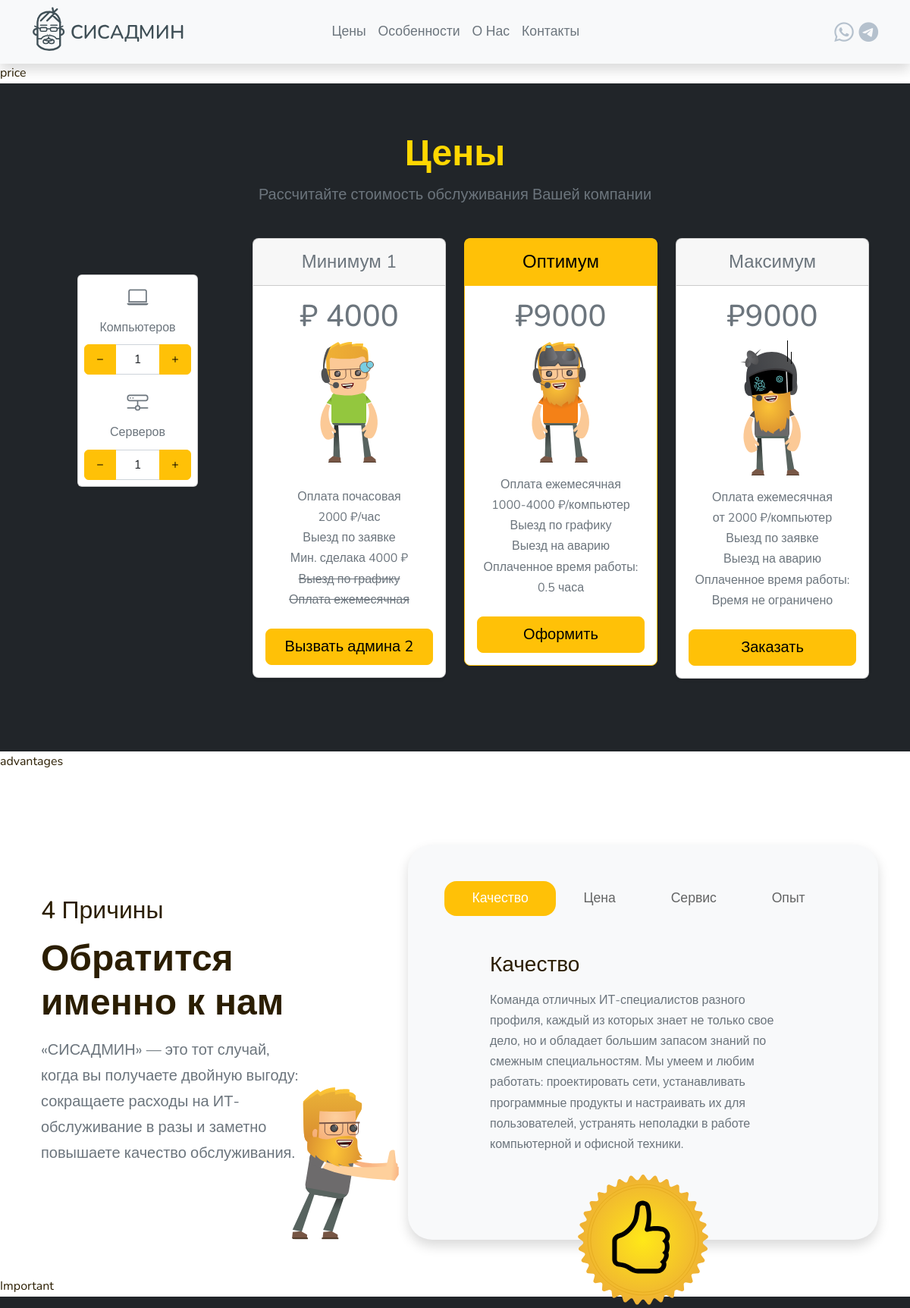
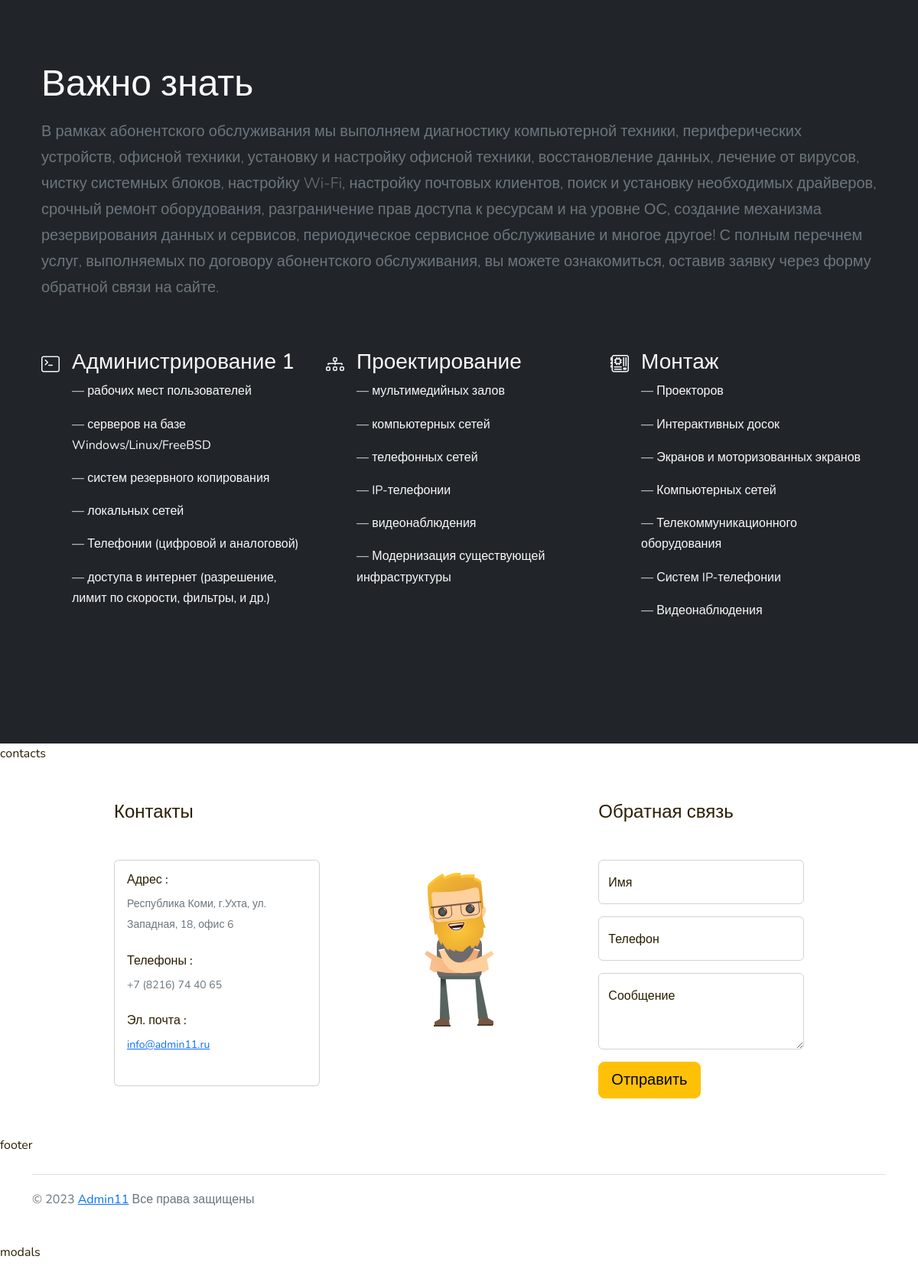
The app's page / (signed in) with its own data (2 pictures, top to bottom).
### landing/models.py (models this page shows, shortened)
class landing(models.Model):
	TYPE_BLOCK = [
        ('themes', 'Типизированный'),
        ('null', 'Пустой'),
        ('html', 'Произвольный'),
        ('js', 'JS'),
        ('scc', 'Cтили'),
    ]
	title = models.CharField(max_length=255,verbose_name="Заголовок")
	name = models.CharField(max_length=255,blank=True,null=True,verbose_name="Название")
	content = models.TextField(blank=True,verbose_name="Настройки")
	photo = models.URLField(max_length=255,blank=True,verbose_name="Изображения")
	time_create = models.DateTimeField(auto_now_add=True,verbose_name="Время создания")
	time_update = models.DateTimeField(auto_now=True,verbose_name="Последнее обновление")
	order = models.IntegerField(blank=True,null=True,verbose_name="Порядок")
	type_block = models.CharField(max_length=255,verbose_name="Тип",blank=True,null=True,choices=TYPE_BLOCK)
	is_published = models.BooleanField(default=True,verbose_name="Видимость")
	def __str__(self):
		return self.title
	class Meta:
		verbose_name = 'Блок'
		verbose_name_plural = 'Блоки'

### landing/views.py (the view, shortened to what this page needs)
# urls.py: path('',LandingHome.as_view(),name='home'),
class LandingHome(ListView):
    model = landing
    template_name = 'landing/index.html'
    context_object_name ='all'
    def get_context_data(self,*, object_list=None, **kwargs):
        context = super().get_context_data(**kwargs)
        blocks = landing.objects.filter(is_published=True).order_by('order')
        new_dictData = {}
        context['title'] = 'ООО Сисадмин — Обслуживание информационых систем'
        for i in range(len(blocks)):
            settings_block = blocks.filter(title=blocks[i].title)[0]
            if settings_block.content != '':
                if settings_block.type_block != 'html':
                    context[blocks[i].title] = json.loads(settings_block.content)
                else:
                    context[blocks[i].title] = settings_block.content
            else:
                context[blocks[i].title] = ''
        num_visits=self.request.session.get('num_visits', 0)
        self.request.session['num_visits'] = num_visits+1
        print(str(num_visits)+' <---')
        return context
    def get_queryset(self):
        return landing.objects.filter(is_published=True).order_by('order')

### landing/templatetags/poll_extras.py (called while the page is built)
@register.filter()
def get_form(value):
	print(type(value))
	fields = ''
	if 'name' in value:
		fields +='''
			<div class="form-floating mb-3">
				<input name="name" type="text" class="form-control" id="floatingInput" placeholder="123">
				<label for="floatingInput">Имя</label>
			</div>'''
	if 'email' in value:
		fields +='''
			<div class="form-floating mb-3">
				<input name="telephone" type="tel" class="form-control" id="floatingTel" placeholder="+" maxlength="18" data-tel-input>
				<label for="floatingTel">Телефон</label>
			</div>'''
	if 'message' in value:
		fields +='''
			<div class="form-floating mb-3">
				<textarea name="message" class="form-control" placeholder="Leave a comment here" id="floatingTextarea2" style="height: 100px"></textarea>
				<label for="floatingTextarea2">Сообщение</label>
			</div>'''
	return mark_safe(fields)

@register.simple_tag(name='myinclude')
def my_include(value):
	return 'landing/'+value+'.html'

@register.filter(name='strtoarr')
def my_include(value):
	return json.loads(value, strict=False)

### landing/templates/landing/index.html (shortened to what this page needs)
{% load static %}
{% load poll_extras %}
<!doctype html>
<html class="no-js" lang="ru">
<head>
  <link href=" {% static 'landing/'%}dist/css/bootstrap.min.css" rel="stylesheet">
  <link href="{% static 'landing/'%}css/style.css" rel="stylesheet">
  <link href="{% static 'landing/'%}css/carousel.css" rel="stylesheet">
  <link rel="stylesheet" href="https://cdn.jsdelivr.net/npm/bootstrap-icons@1.9.1/font/bootstrap-icons.css">
</head>
<body>
{% for item in all %}
  {{ item }}
  {% myinclude item.title as thame %}
  {% include thame %}
{% endfor %}
</body>
</html>

### landing/templates/landing/header.html (shortened to what this page needs)
{% load static %}
{% load poll_extras %}
{% with block=item.content|strtoarr %}
{% if edit_mode == "True" %}
  <div class="container-fluid header-transparent bg-light" style="position: absolute; top: 40px;">
{% else %}
  <div class="container-fluid header-transparent fixed-top bg-light" >
{% endif %}
  <div class="container">
    <header class="d-flex flex-wrap align-items-center justify-content-center justify-content-md-between py-1">
      <nav class="shadow navbar navbar-expand-lg fixed-top bg-light" style="position: absolute; " >
        <div class="container">
          <div class="col-2">
            <a href="{{ logo.link }}" class="logo col-3 d-flex align-items-center col-md-3 mb-2  text-dark text-decoration-none"
            style="background-image: url( {% static 'landing/'%}{{ block.logo.image }} ) !important;"></a>
          </div>
            <div class="col-10 offcanvas offcanvas-end" tabindex="-1" id="offcanvasNavbar" aria-labelledby="offcanvasNavbarLabel">
              <div class="offcanvas-body">
                <ul class="navbar-nav justify-content-center flex-grow-1 ps-5">
                  {% for item in block.menu.item %}
                    <li class="nav-item">
                      <a class="menu-link nav-link link-secondary" href="{{  item.link }}" data-bs-dismiss="myOffcanvas">{{  item.label }}</a>
                    </li>
                  {% endfor %}
                </ul>
                <div class="social-link col-md-3 text-lg-end ps-5">
                  {% for item in block.social_link.item %}
                    <a href="" class="link-dark "><i class="bi bi-{{ item.label }}"></i></a>
                  {% endfor %}
                </div>
              </div>
            </div>
        </div>
      </nav>
    </header>
  </div>
</div>
{% endwith %}

### landing/templates/landing/price.html
{% load static %}
{% load poll_extras %}
{% with block=item.content|strtoarr %}
<div class="container-fluid bg-dark" >
  <div class="container text-secondary px-4 py-5 ">
      <div class="pricing-header p-3 pb-md-4 mx-auto text-center">
        <h1 class="display-5 fw-normal fw-bolder" style="color:gold">{{block.title.H1}}</h1>
        <p class="fs-5 text-muted">{{block.description.p}}</p>
      </div>
      <div class="row row-cols-1 row-cols-lg-4 mb-4 text-center">
        <div class="col">
          <form class="card p-2 m-0 m-xl-5 mb-4">
            <i class="bi bi-laptop fs-3"></i>
            <label for="firstName" class="form-label">Компьютеров</label>
            <div class="input-group mb-3">
              <button id="rmv_comp" type="submit" class="btn btn-warning"><i class="bi bi-dash"></i></button>
              <input id="comps" type="text" class="form-control text-center" placeholder="1" value="1">
              <button id="add_comp" type="submit" class="btn btn-warning"><i class="bi bi-plus"></i></button>
            </div>
            <i class="bi bi-hdd-network fs-3"></i>
            <label for="firstName" class="form-label">Серверов</label>
            <div class="input-group">
              <button id="rmv_server" type="submit" class="btn btn-warning"><i class="bi bi-dash"></i></button>
              <input id="servers" type="text" class="form-control text-center" placeholder="1" value="1">
              <button id="add_server" type="submit" class="btn btn-warning"><i class="bi bi-plus"></i></button>
            </div>
          </form>
        </div>
        {% for item in block.rates.item %}
          <div class="col">
            {% if item.highlighting == 'True' %}
              <div class="card mb-4 rounded-3 shadow-sm border-warning ">
                <div class="card-header py-3 text-bg-warning border-warning">
            {% else %}
              <div class="card mb-4 rounded-3 shadow-sm">
                 <div class="card-header py-3">
            {% endif %}
                <h4 class="my-0 fw-normal">{{item.label}}</h4>
              </div>
              <div class="card-body">
                {% if item.price.comp is defined %}
                  <h1 class="card-title pricing-card-title">₽<f> {{ item.price }}</f></h1>
                  <img src="{% static 'landing/'%}{{item.image}}" class="mb-3">
                {% elif item.price.comp == '2000' %}
                  <h1 class="card-title pricing-card-title">₽<f id='price-opt'>8000</f></h1>
                  <img src="{% static 'landing/'%}{{item.image}}" class="mb-3">
                {% elif item.price.comp == '3000' %}
                  <h1 class="card-title pricing-card-title">₽<f id='price-max'>9000</f></h1>
                  <img src="{% static 'landing/'%}{{item.image}}" >
                {% endif %}
                {% autoescape off %}
                  {{ item.description }}
                {% endautoescape %}
                  <button id="btn{{item.index}}" type="button" class="w-100 btn btn-lg btn{{item.button.fill}}-warning" data-bs-toggle="modal" data-bs-target="#Modal" data-mytitle="{{item.button.label}}" data-tarif="{{item.label}}">{{item.button.label}}</button>
              </div>
            </div>
          </div>
        {% endfor %}
      </div>
    </div>
</div>
{% endwith %}

### landing/templates/landing/advantages.html (shortened to what this page needs)
{% load static %}
<div class="container px-4 py-5 ">
  <div class="row row-cols-1 row-cols-lg-12">
    <div class="col col-lg-4">
      <div class="col pt-5">
        <div class="mypath position-relative ">
        </div>
        <h2 class="pb-2">{{advantages.H2}}</h2>
        <div class=" d-flex flex-column align-items-start gap-2">
          <h2 class="fw-bold display-5">{{advantages.H1}}</h2>
          <p class="text-muted fs-5">{{advantages.description}}</p>
        </div>
      </div>
    </div>
    <div id='mouse_muve' class=" col col-lg-8 mt-5">
      <div class="row">
        <div class="col-2 align-self-end d-none d-xl-block">
          <img src="{% static 'landing/'%}images/push.svg" class="rounded float-end">
        </div>
        <div class="col-12 col-xl-10">
          <div class="row bg-light p-3 p-md-5 rounded-5 shadow position-relative flex-column-reverse flex-md-column">
            <ul class="nav nav-pills nav-fill bg-light " id="pills-tab" role="tablist">
              {% for item in advantages.slider %}
                <li class="nav-item" role="presentation">
                  <button class="nav-link list-group-item-light rounded-4 {{ item.visible }}" id="pills-{{item.index}}-tab" data-bs-toggle="pill" data-bs-target="#pills-{{item.index}}" type="button" role="tab" aria-controls="pills-{{item.index}}" aria-selected="true"><k class="d-none d-md-block me-md-0">{{item.label}}</k></button>
                </li>
              {% endfor %}
            </ul>
            <div class="tab-content" id="pills-tabContent">
              {% for item in advantages.slider %}
                <div class="tab-pane fade {{ item.visible }} show" id="pills-{{item.index}}" role="tabpanel" aria-labelledby="pills-{{item.index}}-tab" tabindex="0">
                  <div class="d-flex flex-column gap-2 p-md-5" >
                    <h3>{{item.label}}</h3>
                    <p class="text-muted ">{{item.description}}</p>
                  </div>
                </div>
              {% endfor %}
            </div>
            <img src="{% static 'landing/'%}{{advantages.image_to_slider}}" class="position-absolute top-100 start-50 translate-middle d-none d-md-block" style="width:200px;">
          </div>
        </div>
      </div>
    </div>
  </div>
</div>

### landing/templates/landing/Important.html (shortened to what this page needs)
{% load static %}
{% load poll_extras %}
{% with block=item.content|strtoarr %}
<div class="bg-dark text-light px-1 px-md-4 py-5 ">
    <div class="container px-4 py-5" id="hanging-icons">
    <h2 class="pb-2 display-5">{{block.title.H1}}</h2>
      <p class="lead opacity-8 text-muted">{{block.description.p}}</p>
    <div class="row g-4 py-5 row-cols-1 row-cols-lg-3">
      {% for item in block.column.item %}
        <div class="col d-flex align-items-start">
          <div class="icon-square d-inline-flex align-items-center justify-content-center fs-4 flex-shrink-0 me-3">
            <i class="bi bi-{{item.icon}}"></i>
          </div>
          <div>
            <h3 class="fs-3">{{item.label}}</h3>
            {% autoescape off %}
              {{ item.description }}
            {% endautoescape %}
          </div>
        </div>
      {% endfor %}
    </div>
  </div>
</div>
{% endwith %}

### landing/templates/landing/contacts.html (shortened to what this page needs)
{% load static %}
{% load poll_extras %}
<div class="container px-4 py-5">
  <div class="row g-5">
    <div class="col-1 d-none d-md-block"></div>
    <div class="col-12 col-md">
      <h4 class="mb-5">{{contacts.H4}} </h4>
      <div class="card" >
        <div class="card-body">
          <div class="mb-4">
            <h6>Адрес :</h6>
            <small class="text-muted">{{contacts.adres}}</small>
          </div>
          <div class="mb-4">
            <h6>Телефоны :</h6>
            {% for item in contacts.telefons %}
              <small class="text-muted">{{item.int}}</small>
            {% endfor %}
          </div>
          <div class="mb-4">
            <h6>Эл. почта :</h6>
            {% for item in contacts.emails %}
              <small class="text-muted"><a href="{{item}}">{{item.str}}</a></small>
            {% endfor %}
          </div>
        </div>
      </div>
    </div>
    <div class="col d-none d-md-block align-self-center">
      <img src="{% static 'landing/'%}{{contacts.image}}" class="rounded mx-auto d-block">
    </div>
    <div class="col-12 col-md">
      <form action="post/" method="POST">
        <h4 class="mb-5">{{contacts.form.label}}</h4>
            {{contacts.form.fields|get_form }}
          <div class="form-floating">
            <button type="submit" class="btnSubmits btn btn-warning btn-lg">{{contacts.form.button}}</button>
          </div>
        </form>
    </div>
    <div class="col-1 d-none d-md-block"></div>
  </div>
</div>

### landing/templates/landing/footer.html (shortened to what this page needs)
<div class="container">
  <footer class="d-flex flex-wrap justify-content-between align-items-center py-3 my-4 border-top">
    <p class="col-md-4 mb-0 text-muted">&copy; 2023 <a href="https://admin11.ru">Admin11</a> Все права защищены</p>
    <a href="/" class="col-md-4 d-flex align-items-center justify-content-center mb-3 mb-md-0 me-md-auto link-dark text-decoration-none">
      <svg class="bi me-2" width="40" height="32"><use xlink:href="#bootstrap"/></svg>
    </a>
  </footer>
</div>

### landing/static/landing/css/style.css (style rules this page uses)
body { font-family: "Nunito",sans-serif; font-size: 1rem; font-weight: 400; line-height: 1.7; color: #000000; text-align: left; }
.bi { vertical-align: -.125em; fill: currentColor; }
.logo { display: block; width: 200px; height: 60px; background-repeat: no-repeat; background-position: center; background-size: contain; background-image: url(../../assets/images/logo.svg); }
.nav-link { font-size: 1.1rem; }
.social-link { font-size: 1.6rem; }
.social-link .link-dark { color: #b5c1cd !important; }
.nav-pills .nav-link.active { background-color: #ffc107; }
.mypath { bottom:-50px; left: -10px; z-index: -1; }
.tab-content { min-height: 323px; }

### landing/static/landing/css/carousel.css (style rules this page uses)
body { padding-top: 3rem; padding-bottom: 3rem; color: #2b1e02; }

### records on screen
landing: label "Цены" "Особенности" "О Нас" "Контакты"
landing: title "price", title.H1 "Цены", description.p "Рассчитайте стоимость обслуживания Вашей компании", label "Минимум 1" "Оптимум" "Максимум", price "4000", description "Оплата почасовая 2000 ₽/час Выезд по заявке Мин. сделака 4000 ₽ Выезд по графику Оплата ежемесячная" "Оплата ежемесячная 1000-4000 ₽/компьютер Выезд по графику Выезд на аварию Оплаченное время работы: 0.5 часа" "Оплата ежемесячная от 2000 ₽/компьютер Выезд по заявке Выезд на аварию Оплаченное время работы: Время не ограничено", button.label "Вызвать админа 2" "Оформить" "Заказать"
landing: title "advantages", H2 "4 Причины", H1 "Обратится именно к нам", description "«СИСАДМИН» — это тот случай, когда вы получаете двойную выгоду: сокращаете расходы на ИТ-обслуживание в разы и заметно повышаете качество обслуживания.", label "Качество" "Цена" "Сервис" "Опыт", label "Качество", description "Команда отличных ИТ-специалистов разного профиля, каждый из которых знает не только свое дело, но и обладает большим запасом знаний по смежным специальностям. Мы умеем и любим работать: проектировать сети, устанавливать программные продукты и настраивать их для пользователей, устранять неполадки в работе компьютерной и офисной техники."
landing: title "Important", title.H1 "Важно знать", description.p "В рамках абонентского обслуживания мы выполняем диагностику компьютерной техники, периферических устройств, офисной техники, установку и настройку офисной техники, восстановление данных, лечение от вирусов, чистку системных блоков, настройку Wi-Fi, настройку почтовых клиентов, поиск и установку необходимых драйверов, срочный ремонт оборудования, разграничение прав доступа к ресурсам и на уровне ОС, создание механизма резервирования данных и сервисов, периодическое сервисное обслуживание и многое другое! С полным перечнем услуг, выполняемых по договору абонентского обслуживания, вы можете ознакомиться, оставив заявку через форму обратной связи на сайте.", label "Администрирование 1" "Проектирование" "Монтаж", description "— рабочих мест пользователей — серверов на базе Windows/Linux/FreeBSD — систем резервного копирования — локальных сетей — Телефонии (цифровой и аналоговой) — доступа в интернет (разрешение, лимит по скорости, фильтры, и др.)" "— мультимедийных залов — компьютерных сетей — телефонных сетей — IP-телефонии — видеонаблюдения — Модернизация существующей инфраструктуры" "— Проекторов — Интерактивных досок — Экранов и моторизованных экранов — Компьютерных сетей — Телекоммуникационного оборудования — Систем IP-телефонии — Видеонаблюдения"
landing: title "contacts", H4 "Контакты", adres "Республика Коми, г.Ухта, ул. Западная, 18, офис 6", int "+7 (8216) 74 40 65", str "info@admin11.ru", form.label "Обратная связь", form.button "Отправить"
landing: title "footer"
landing: title "modals"
